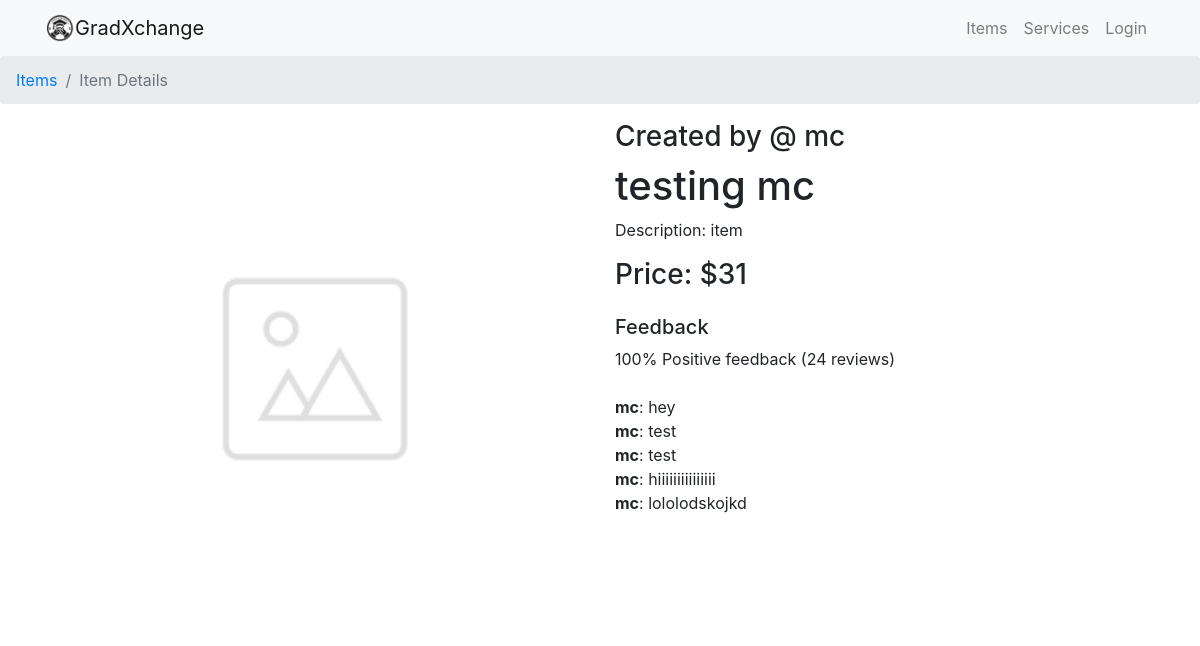
Before: /item/28/ with the older database file.
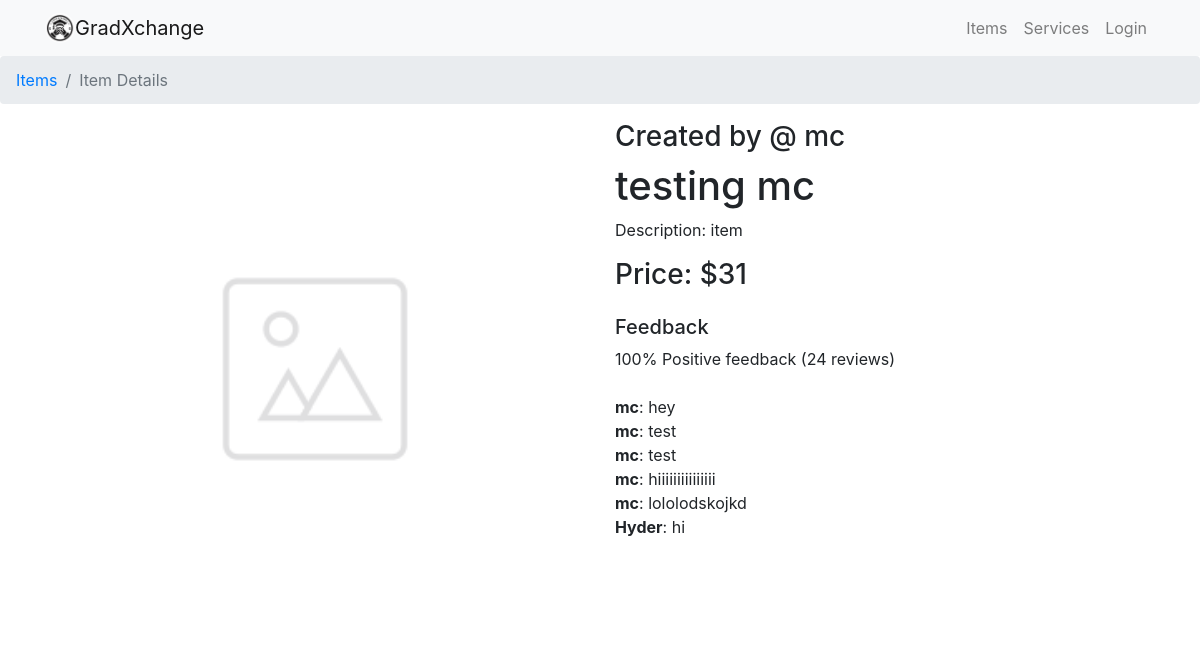
After: the same page with the newer database file.
### item/models.py (models this page shows, shortened)
class Comment(models.Model):
    item = models.ForeignKey(Item, on_delete=models.CASCADE, related_name='comment')
    body = models.TextField() #short comments no paragraph
    created = models.DateTimeField(auto_now=True)
    commented_by = models.CharField(max_length=200)
    class Meta:
        ordering = ('created',)

### item/views.py (the view)
# urls.py: path('<int:pk>/', views.detail, name='detail'),
def detail(request,pk):
    if request.method == 'POST':
        comment_form = CommentForm(data=request.POST)
        if comment_form.is_valid():
            new_comment = comment_form.save(commit=False)
            item_id =  request.POST.get('item_id')
            item = get_object_or_404(Item, id=item_id)
            new_comment.item = item
            new_comment.save()
    else:
        comment_form = CommentForm()
    item = Item.objects.get(pk=pk)
    context = {
        'item':item,
        'comment_form': comment_form ,
    }
    return render(request, 'item/detail.html', context)

### item/templates/item/detail.html (shortened to what this page needs)
{% extends 'item/base.html' %}
{% load static %}
{% block body %}
<nav aria-label="breadcrumb">
    <ol class="breadcrumb">
        <li class="breadcrumb-item"><a href="{% url 'item:index' %}">Items</a></li>
        <li class="breadcrumb-item active" aria-current="page">Item Details</li>
    </ol>
</nav>
<div class="container">
    <div class="row">
        <div class="col-lg-6">
            <img src="{{ item.item_image.url }}" class="img-fluid card-img-top" alt="{{ item.item_name }}">
        </div>
        <div class="col-lg-6">
            <h3>Created by @ {{item.user_name}}</h3>
            <h1>{{ item.item_name }}</h1>
            <p>Description: {{ item.item_desc }}</p>
            <h3>Price: ${{ item.item_price }}</h3>
            <div class="feedback mt-4">
                <h5>Feedback</h5>
                <p>100% Positive feedback (24 reviews)</p>
                {% if user.is_authenticated %}
                <form method="post">
                    {% csrf_token %}
                    <input type="hidden" name="item_id" id="item_id" value="{{ item.id}}">
                    <input type="hidden" name="commented_by" id="commented_by" value="{{ request.user }}">
                    <div> {{ comment_form.body }}</div>
                    <button class="btn btn-primary mt-2" type="submit">Submit</button>
                </form>
                <a id="{{ item.id }}" class="btn-like">
                    <img width="30" height="30" src="{% static 'pictures/like.png' %}">
                </a>
            </div>
            <div class="existing-feedback mt-4">
                {% for comment in item.comment.all %}
                <b>{{ comment.commented_by }}</b>:
                {{ comment.body}}
                <br>
                {% endfor %}
            </div>
            {% else %}
            <div class="existing-feedback mt-4">
                {% for comment in item.comment.all %}
                <b>{{ comment.commented_by }}</b>:
                {{ comment.body}}
                <br>
                {% endfor %}
            </div>
            {% endif %}
        </div>
    </div>
</div>
{% endblock %}

Changed rows visible on the page:
added Comment: commented_by "Hyder", body "hi"
